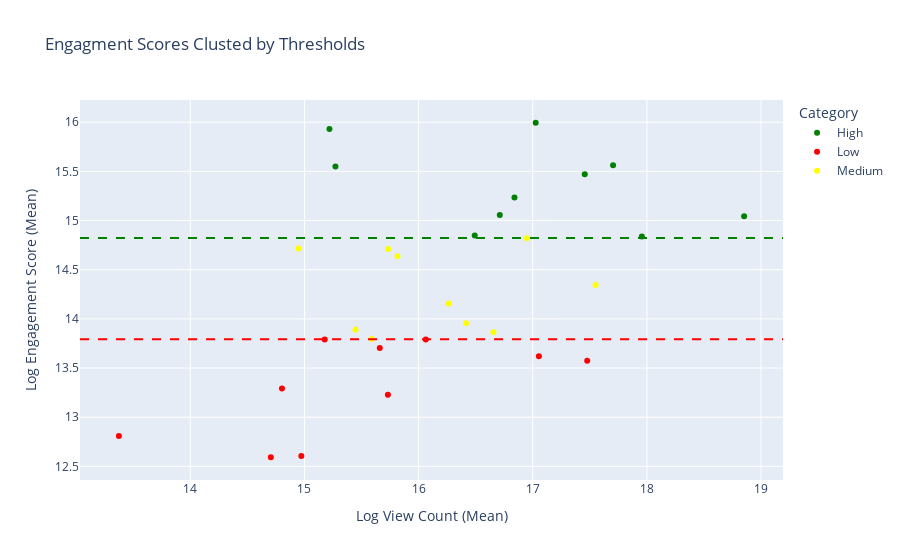

Source (notebook cell):
### Code cell
import pandas as pd
import numpy as np
import plotly.express as px

topic_engagement = df.groupby('searchTerm').agg({
    'EngagementScore': 'sum',
    'viewCount': 'sum' 
}).reset_index()

# Applying logarithmic transformation, ensuring there are no non-positive values
topic_engagement['logEngagementScore'] = np.log1p(topic_engagement['EngagementScore'])
topic_engagement['logViewCount'] = np.log1p(topic_engagement['viewCount'])

# Applying categorization based on thresholds (these should be defined prior or calculated here)
low_threshold, high_threshold = topic_engagement['logEngagementScore'].quantile([0.33, 0.66])
topic_engagement['Category'] = topic_engagement['logEngagementScore'].apply(categorize_engagement)

# Map each category to a color
color_map = {'Low': 'red', 'Medium': 'yellow', 'High': 'green'}

# Create an interactive scatter plot using Plotly
fig = px.scatter(topic_engagement, x='logViewCount', y='logEngagementScore',
                 color='Category', color_discrete_map=color_map,
                 hover_name='searchTerm', title='Engagment Scores Clusted by Thresholds',
                 labels={'logViewCount': 'Log View Count (Mean)', 'logEngagementScore': 'Log Engagement Score (Mean)'})

# Add horizontal lines to indicate quantile thresholds
fig.add_hline(y=low_threshold, line_dash="dash", line_color="red")
fig.add_hline(y=high_threshold, line_dash="dash", line_color="green")

# Show the plot
fig.show()

### Figure 1 — Plotly figure (JSON) as saved in the notebook; plotly's stock layout.template omitted (floating-point values rounded to 4 significant figures)
{"data": [{"hovertemplate": "<b>%{hovertext}</b><br><br>Category=High<br>Log View Count (Mean)=%{x}<br>Log Engagement Score (Mean)=%{y}<extra></extra>", "hovertext": ["Abortion", "Climate Change", "Critical Race Theory", "Insulin Prices", "Iran Israel", "Medicaid", "Student Loans", "Term Limits", "Trans Athletes", "labor unions"], "legendgroup": "High", "marker": {"color": "green", "symbol": "circle"}, "mode": "markers", "name": "High", "orientation": "v", "showlegend": true, "type": "scatter", "x": [17.46, 17.96, 16.49, 16.84, 18.85, 15.22, 17.7, 16.71, 17.03, 15.27], "xaxis": "x", "y": [15.47, 14.84, 14.85, 15.23, 15.04, 15.93, 15.56, 15.06, 15.99, 15.55], "yaxis": "y"}, {"hovertemplate": "<b>%{hovertext}</b><br><br>Category=Low<br>Log View Count (Mean)=%{x}<br>Log Engagement Score (Mean)=%{y}<extra></extra>", "hovertext": ["Affirmative Action", "Euthanasia", "Felon Voting Rights", "GMO", "Gay Marriage", "Gun Control", "Israel Palestine", "Obamacare", "Patriot Act", "Vaccine Mandates"], "legendgroup": "Low", "marker": {"color": "red", "symbol": "circle"}, "mode": "markers", "name": "Low", "orientation": "v", "showlegend": true, "type": "scatter", "x": [15.73, 17.48, 16.06, 13.37, 14.71, 15.66, 17.05, 14.8, 14.97, 15.18], "xaxis": "x", "y": [13.23, 13.58, 13.79, 12.81, 12.59, 13.7, 13.62, 13.29, 12.61, 13.79], "yaxis": "y"}, {"hovertemplate": "<b>%{hovertext}</b><br><br>Category=Medium<br>Log View Count (Mean)=%{x}<br>Log Engagement Score (Mean)=%{y}<extra></extra>", "hovertext": ["Border Camps", "China Taiwan", "Minimum Wage", "Pharmaceutical Industry", "Police Violence", "Terrorism", "Trans Rights", "Ukraine Russia", "Uyghur Persecution", "Voter Fraud"], "legendgroup": "Medium", "marker": {"color": "yellow", "symbol": "circle"}, "mode": "markers", "name": "Medium", "orientation": "v", "showlegend": true, "type": "scatter", "x": [15.59, 16.26, 15.81, 15.45, 16.42, 17.55, 16.66, 16.95, 15.73, 14.95], "xaxis": "x", "y": [13.8, 14.16, 14.64, 13.89, 13.96, 14.35, 13.86, 14.82, 14.71, 14.72], "yaxis": "y"}], "layout": {"legend": {"title": {"text": "Category"}, "tracegroupgap": 0}, "shapes": [{"line": {"color": "red", "dash": "dash"}, "type": "line", "x0": 0, "x1": 1, "xref": "x domain", "y0": 13.79, "y1": 13.79, "yref": "y"}, {"line": {"color": "green", "dash": "dash"}, "type": "line", "x0": 0, "x1": 1, "xref": "x domain", "y0": 14.82, "y1": 14.82, "yref": "y"}], "title": {"text": "Engagment Scores Clusted by Thresholds"}, "xaxis": {"anchor": "y", "domain": [0, 1], "title": {"text": "Log View Count (Mean)"}}, "yaxis": {"anchor": "x", "domain": [0, 1], "title": {"text": "Log Engagement Score (Mean)"}}}}
